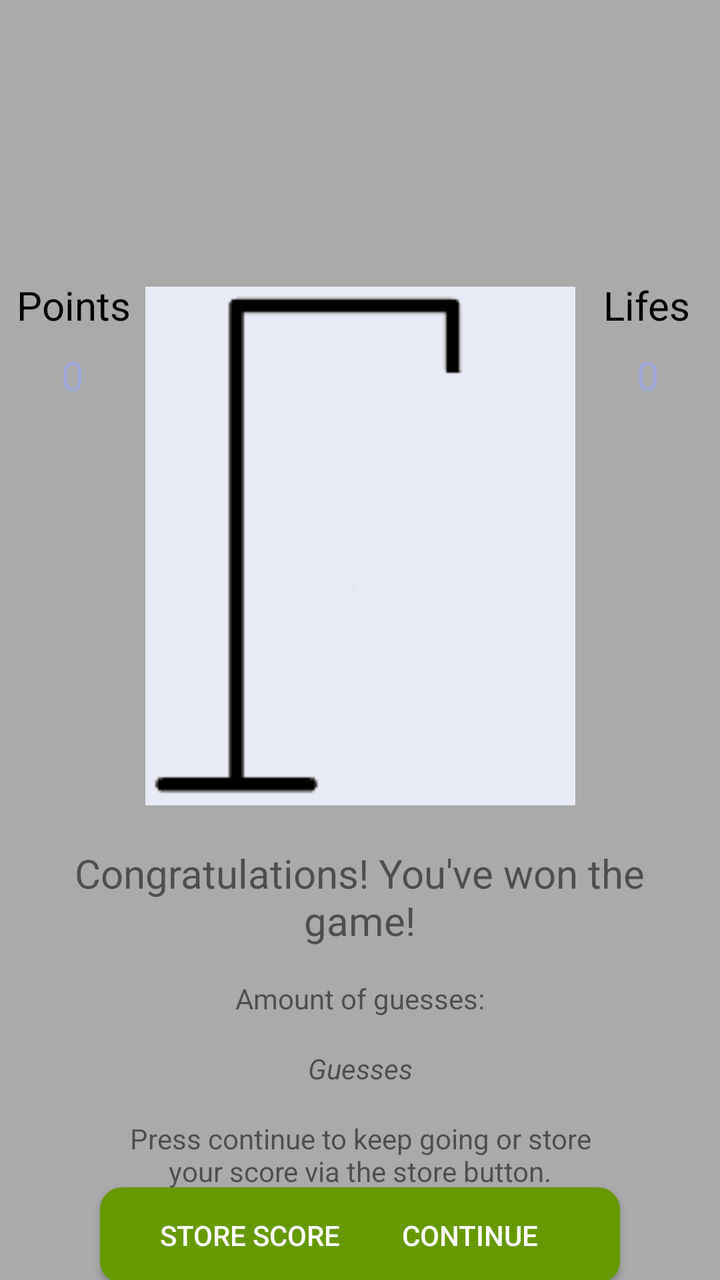
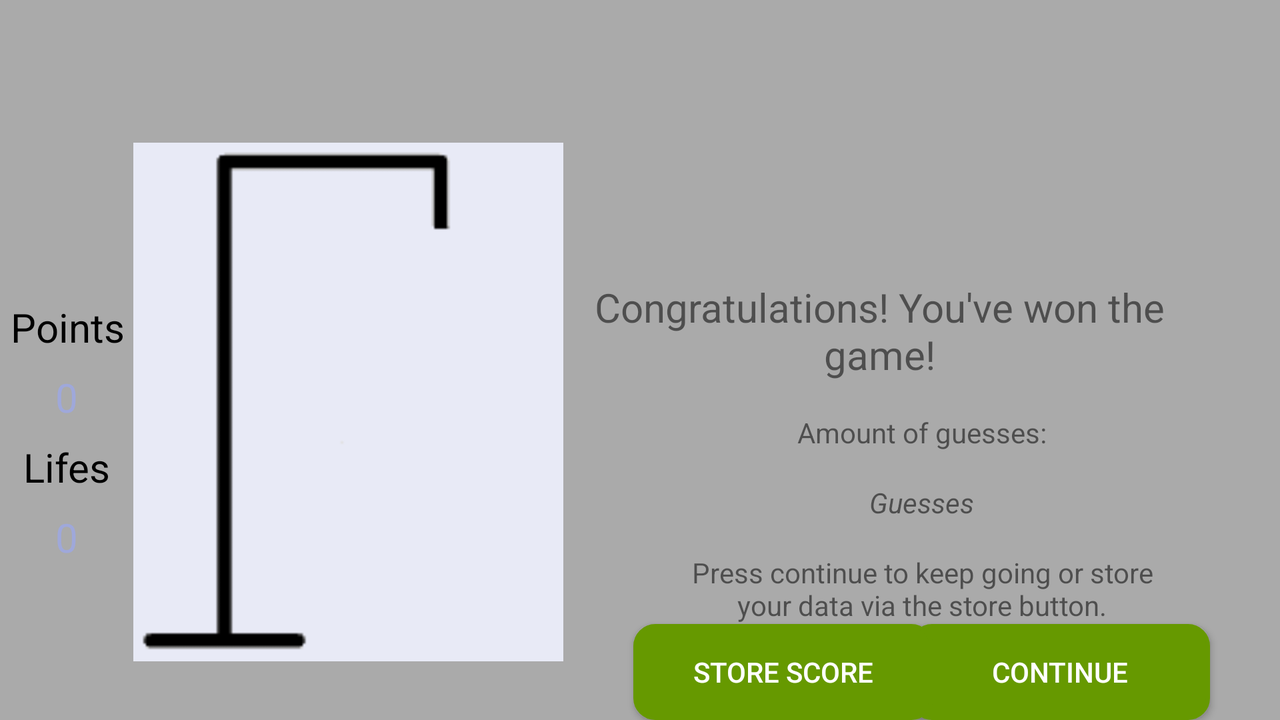

The same Android screen from two of the app's own layout files: first res/layout/ as a phone draws it, then the author's variant for another configuration, drawn on a device whose configuration selects that folder. Both files follow.
<!-- AndroidManifest.xml: application theme AppTheme -->
<!-- res/layout/activity_won_game.xml -->
<?xml version="1.0" encoding="utf-8"?>
<android.support.constraint.ConstraintLayout xmlns:android="http://schemas.android.com/apk/res/android"
    xmlns:app="http://schemas.android.com/apk/res-auto"
    xmlns:tools="http://schemas.android.com/tools"
    android:layout_width="match_parent"
    android:layout_height="match_parent"
    tools:context="com.example.tmasc.hangmanthegame_1.main.WonGameActivity">

    <ImageView
        android:id="@+id/hangManTheGame"
        android:layout_width="386dp"
        android:layout_height="123dp"
        android:layout_marginLeft="8dp"
        android:layout_marginRight="8dp"
        android:layout_marginTop="8dp"
        app:layout_constraintHorizontal_bias="0.555"
        app:layout_constraintLeft_toLeftOf="parent"
        app:layout_constraintRight_toRightOf="parent"
        app:layout_constraintTop_toTopOf="parent"
        app:srcCompat="@drawable/hangman_1" />

    <ImageView
        android:id="@+id/gallow"
        android:layout_width="215dp"
        android:layout_height="268dp"
        android:layout_marginEnd="8dp"
        android:layout_marginStart="8dp"
        android:layout_marginTop="8dp"
        app:layout_constraintEnd_toEndOf="parent"
        app:layout_constraintStart_toStartOf="parent"
        app:layout_constraintTop_toBottomOf="@+id/hangManTheGame"
        app:srcCompat="@drawable/galge_2" />

    <TextView
        android:id="@+id/wonTheGame"
        android:layout_width="300dp"
        android:layout_height="wrap_content"
        android:layout_marginTop="16dp"
        android:text="Congratulations! You've won the game!"
        android:textAlignment="center"
        android:textSize="20sp"
        app:layout_constraintHorizontal_bias="0.495"
        app:layout_constraintLeft_toLeftOf="parent"
        app:layout_constraintRight_toRightOf="parent"
        app:layout_constraintTop_toBottomOf="@+id/gallow" />

    <TextView
        android:id="@+id/amountOfGuesses"
        android:layout_width="wrap_content"
        android:layout_height="19dp"
        android:layout_marginEnd="8dp"
        android:layout_marginStart="8dp"
        android:layout_marginTop="16dp"
        android:text="Amount of guesses:"
        app:layout_constraintEnd_toEndOf="parent"
        app:layout_constraintStart_toStartOf="parent"
        app:layout_constraintTop_toBottomOf="@+id/wonTheGame" />

    <TextView
        android:id="@+id/score"
        android:layout_width="wrap_content"
        android:layout_height="wrap_content"
        android:layout_marginEnd="8dp"
        android:layout_marginStart="8dp"
        android:layout_marginTop="16dp"
        android:text="Guesses"
        android:textStyle="italic"
        app:layout_constraintEnd_toEndOf="parent"
        app:layout_constraintStart_toStartOf="parent"
        app:layout_constraintTop_toBottomOf="@+id/amountOfGuesses" />

    <TextView
        android:id="@+id/continueTxt"
        android:layout_width="250dp"
        android:layout_height="wrap_content"
        android:layout_marginEnd="8dp"
        android:layout_marginStart="8dp"
        android:layout_marginTop="16dp"
        android:text="Press continue to keep going or store your score via the store button."
        android:textAlignment="center"
        app:layout_constraintEnd_toEndOf="parent"
        app:layout_constraintStart_toStartOf="parent"
        app:layout_constraintTop_toBottomOf="@+id/score" />

    <Button
        android:id="@+id/continueGameBtn"
        android:layout_width="150dp"
        android:layout_height="wrap_content"
        android:layout_marginBottom="8dp"
        android:layout_marginEnd="50dp"
        android:layout_marginTop="8dp"
        android:background="@drawable/btn_color_shp"
        android:text="continue"
        android:textAlignment="center"
        app:layout_constraintBottom_toBottomOf="parent"
        app:layout_constraintEnd_toEndOf="parent"
        app:layout_constraintTop_toBottomOf="@+id/continueTxt" />

    <Button
        android:id="@+id/storeScoreBtn"
        android:layout_width="150dp"
        android:layout_height="wrap_content"
        android:layout_marginBottom="8dp"
        android:layout_marginStart="50dp"
        android:layout_marginTop="8dp"
        android:background="@drawable/btn_color_shp"
        android:text="Store score"
        android:textAlignment="center"
        app:layout_constraintBottom_toBottomOf="parent"
        app:layout_constraintStart_toStartOf="parent"
        app:layout_constraintTop_toBottomOf="@+id/continueTxt" />

    <TextView
        android:id="@+id/lifes"
        android:layout_width="wrap_content"
        android:layout_height="wrap_content"
        android:layout_marginEnd="9dp"
        android:layout_marginStart="8dp"
        android:layout_marginTop="8dp"
        android:text="Lifes"
        android:textColor="@android:color/black"
        android:textSize="20sp"
        app:layout_constraintEnd_toEndOf="parent"
        app:layout_constraintStart_toEndOf="@+id/gallow"
        app:layout_constraintTop_toBottomOf="@+id/hangManTheGame" />

    <TextView
        android:id="@+id/point"
        android:layout_width="wrap_content"
        android:layout_height="wrap_content"
        android:layout_marginEnd="8dp"
        android:layout_marginStart="9dp"
        android:layout_marginTop="8dp"
        android:text="Points"
        android:textColor="@android:color/black"
        android:textSize="20sp"
        app:layout_constraintEnd_toStartOf="@+id/gallow"
        app:layout_constraintStart_toStartOf="parent"
        app:layout_constraintTop_toBottomOf="@+id/hangManTheGame" />

    <TextView
        android:id="@+id/lifesPoints"
        android:layout_width="wrap_content"
        android:layout_height="wrap_content"
        android:layout_marginEnd="8dp"
        android:layout_marginStart="8dp"
        android:layout_marginTop="8dp"
        android:text="0"
        android:textColor="@color/colorAccent"
        android:textSize="20sp"
        app:layout_constraintEnd_toEndOf="parent"
        app:layout_constraintStart_toEndOf="@+id/gallow"
        app:layout_constraintTop_toBottomOf="@+id/lifes" />

    <TextView
        android:id="@+id/pointsPoints"
        android:layout_width="wrap_content"
        android:layout_height="wrap_content"
        android:layout_marginEnd="8dp"
        android:layout_marginStart="8dp"
        android:layout_marginTop="8dp"
        android:text="0"
        android:textColor="@color/colorAccent"
        android:textSize="20sp"
        app:layout_constraintEnd_toStartOf="@+id/gallow"
        app:layout_constraintStart_toStartOf="parent"
        app:layout_constraintTop_toBottomOf="@+id/point" />

</android.support.constraint.ConstraintLayout>
<!-- resources referenced by this layout -->
<resources>
  <color name="colorAccent">#9FA8DA</color>
  <!-- drawable btn_color_shp (drawable) -->
  <?xml version="1.0" encoding="utf-8"?>
  <selector xmlns:android="http://schemas.android.com/apk/res/android">
  
      <item>
          <shape android:shape="rectangle">
              <solid android:color="@android:color/holo_green_dark"/>
              <stroke android:color="@android:color/holo_green_dark" android:width="2dp"/>
              
              <corners android:radius="10dp"/>
          </shape>
      </item>
  </selector>
  <!-- drawable galge_2: png bitmap (drawable, 751 bytes) -->
  <style name="AppTheme" parent="Theme.AppCompat.Light.NoActionBar">
          
          <item name="colorPrimary">@android:color/holo_green_dark</item>
          <item name="colorPrimaryDark">@android:color/darker_gray</item>
          <item name="colorAccent">@android:color/holo_green_dark</item>
          <item name="android:colorBackground">@android:color/darker_gray</item>
          <item name="android:colorForeground">@android:color/holo_green_dark</item>
          <item name="android:navigationBarColor">@android:color/holo_green_dark</item>
          <item name="android:textColorPrimary">@android:color/background_light</item>
      </style>
</resources>
<!-- res/layout-land/activity_won_game.xml (the author's variant of the layout above) -->
<!-- drawn on the phone turned sideways -->
<?xml version="1.0" encoding="utf-8"?>
<android.support.constraint.ConstraintLayout xmlns:android="http://schemas.android.com/apk/res/android"
    xmlns:app="http://schemas.android.com/apk/res-auto"
    xmlns:tools="http://schemas.android.com/tools"
    android:layout_width="match_parent"
    android:layout_height="match_parent"
    tools:context="com.example.tmasc.hangmanthegame_1.main.WonGameActivity">

    <ImageView
        android:id="@+id/hangManTheGame"
        android:layout_width="386dp"
        android:layout_height="100dp"
        android:layout_marginLeft="8dp"
        android:layout_marginRight="8dp"
        app:layout_constraintHorizontal_bias="0.555"
        app:layout_constraintLeft_toLeftOf="parent"
        app:layout_constraintRight_toRightOf="parent"
        app:layout_constraintTop_toTopOf="parent"
        app:srcCompat="@drawable/hangman_1" />

    <ImageView
        android:id="@+id/gallow"
        android:layout_width="215dp"
        android:layout_height="268dp"
        android:layout_marginBottom="8dp"
        android:layout_marginEnd="300dp"
        android:layout_marginStart="8dp"
        android:layout_marginTop="50dp"
        app:layout_constraintBottom_toBottomOf="parent"
        app:layout_constraintEnd_toEndOf="parent"
        app:layout_constraintStart_toStartOf="parent"
        app:layout_constraintTop_toTopOf="parent"
        app:srcCompat="@drawable/galge_2" />

    <TextView
        android:id="@+id/wonTheGame"
        android:layout_width="300dp"
        android:layout_height="wrap_content"
        android:layout_marginStart="8dp"
        android:layout_marginTop="140dp"
        android:text="Congratulations! You've won the game!"
        android:textAlignment="center"
        android:textSize="20sp"
        app:layout_constraintHorizontal_bias="0.495"
        app:layout_constraintLeft_toLeftOf="parent"
        app:layout_constraintRight_toRightOf="parent"
        app:layout_constraintStart_toEndOf="@+id/gallow"
        app:layout_constraintTop_toTopOf="parent" />

    <TextView
        android:id="@+id/amountOfGuesses"
        android:layout_width="wrap_content"
        android:layout_height="wrap_content"
        android:layout_marginEnd="8dp"
        android:layout_marginStart="8dp"
        android:layout_marginTop="16dp"
        android:text="Amount of guesses:"
        app:layout_constraintEnd_toEndOf="parent"
        app:layout_constraintStart_toEndOf="@+id/gallow"
        app:layout_constraintTop_toBottomOf="@+id/wonTheGame" />

    <TextView
        android:id="@+id/score"
        android:layout_width="wrap_content"
        android:layout_height="wrap_content"
        android:layout_marginEnd="8dp"
        android:layout_marginStart="8dp"
        android:layout_marginTop="16dp"
        android:text="Guesses"
        android:textStyle="italic"
        app:layout_constraintEnd_toEndOf="parent"
        app:layout_constraintStart_toEndOf="@+id/gallow"
        app:layout_constraintTop_toBottomOf="@+id/amountOfGuesses" />

    <TextView
        android:id="@+id/continueTxt"
        android:layout_width="250dp"
        android:layout_height="wrap_content"
        android:layout_marginEnd="8dp"
        android:layout_marginStart="8dp"
        android:layout_marginTop="16dp"
        android:text="Press continue to keep going or store your data via the store button."
        android:textAlignment="center"
        app:layout_constraintEnd_toEndOf="parent"
        app:layout_constraintStart_toEndOf="@+id/gallow"
        app:layout_constraintTop_toBottomOf="@+id/score" />

    <Button
        android:id="@+id/continueGameBtn"
        android:layout_width="150dp"
        android:layout_height="wrap_content"
        android:layout_marginBottom="8dp"
        android:layout_marginEnd="35dp"
        android:layout_marginTop="8dp"
        android:background="@drawable/btn_color_shp"
        android:text="continue"
        android:textAlignment="center"
        app:layout_constraintBottom_toBottomOf="parent"
        app:layout_constraintEnd_toEndOf="parent"
        app:layout_constraintTop_toBottomOf="@+id/continueTxt" />

    <Button
        android:id="@+id/storeScoreBtn"
        android:layout_width="150dp"
        android:layout_height="wrap_content"
        android:layout_marginBottom="8dp"
        android:layout_marginStart="35dp"
        android:layout_marginTop="8dp"
        android:background="@drawable/btn_color_shp"
        android:text="Store score"
        android:textAlignment="center"
        app:layout_constraintBottom_toBottomOf="parent"
        app:layout_constraintStart_toEndOf="@+id/gallow"
        app:layout_constraintTop_toBottomOf="@+id/continueTxt" />

    <TextView
        android:id="@+id/lifes"
        android:layout_width="wrap_content"
        android:layout_height="wrap_content"
        android:layout_marginEnd="8dp"
        android:layout_marginStart="8dp"
        android:layout_marginTop="8dp"
        android:text="Lifes"
        android:textColor="@android:color/black"
        android:textSize="20sp"
        app:layout_constraintEnd_toStartOf="@+id/gallow"
        app:layout_constraintStart_toStartOf="parent"
        app:layout_constraintTop_toBottomOf="@+id/pointsPoints" />

    <TextView
        android:id="@+id/point"
        android:layout_width="wrap_content"
        android:layout_height="wrap_content"
        android:layout_marginEnd="8dp"
        android:layout_marginStart="9dp"
        android:layout_marginTop="50dp"
        android:text="Points"
        android:textColor="@android:color/black"
        android:textSize="20sp"
        app:layout_constraintEnd_toStartOf="@+id/gallow"
        app:layout_constraintStart_toStartOf="parent"
        app:layout_constraintTop_toBottomOf="@+id/hangManTheGame" />

    <TextView
        android:id="@+id/lifesPoints"
        android:layout_width="wrap_content"
        android:layout_height="wrap_content"
        android:layout_marginEnd="8dp"
        android:layout_marginStart="8dp"
        android:layout_marginTop="8dp"
        android:text="0"
        android:textColor="@color/colorAccent"
        android:textSize="20sp"
        app:layout_constraintEnd_toStartOf="@+id/gallow"
        app:layout_constraintStart_toStartOf="parent"
        app:layout_constraintTop_toBottomOf="@+id/lifes" />

    <TextView
        android:id="@+id/pointsPoints"
        android:layout_width="wrap_content"
        android:layout_height="wrap_content"
        android:layout_marginEnd="8dp"
        android:layout_marginStart="8dp"
        android:layout_marginTop="8dp"
        android:text="0"
        android:textColor="@color/colorAccent"
        android:textSize="20sp"
        app:layout_constraintEnd_toStartOf="@+id/gallow"
        app:layout_constraintStart_toStartOf="parent"
        app:layout_constraintTop_toBottomOf="@+id/point" />

</android.support.constraint.ConstraintLayout>
